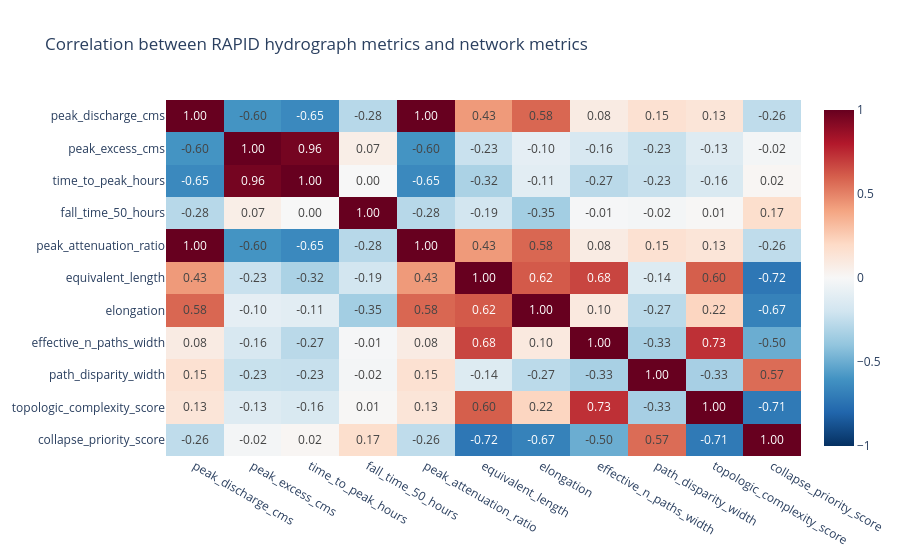

Notebook code for this chart:
### Code cell
corr_columns = [
    "peak_discharge_cms",
    "peak_excess_cms",
    "time_to_peak_hours",
    "fall_time_50_hours",
    "peak_attenuation_ratio",
    "equivalent_length",
    "elongation",
    "effective_n_paths_width",
    "path_disparity_width",
    "topologic_complexity_score",
    "collapse_priority_score",
]

corr_df = analysis.loc[analysis["unit_id"].notna(), corr_columns].apply(pd.to_numeric, errors="coerce")
corr = corr_df.corr(numeric_only=True)

px.imshow(
    corr,
    text_auto=".2f",
    aspect="auto",
    color_continuous_scale="RdBu_r",
    zmin=-1,
    zmax=1,
    title="Correlation between RAPID hydrograph metrics and network metrics",
)

### Figure 1 — Plotly figure (JSON) as saved in the notebook; plotly's stock layout.template omitted (floating-point values rounded to 4 significant figures)
{"data": [{"coloraxis": "coloraxis", "hovertemplate": "x: %{x}<br>y: %{y}<br>color: %{z}<extra></extra>", "name": "0", "texttemplate": "%{z:.2f}", "type": "heatmap", "x": ["peak_discharge_cms", "peak_excess_cms", "time_to_peak_hours", "fall_time_50_hours", "peak_attenuation_ratio", "equivalent_length", "elongation", "effective_n_paths_width", "path_disparity_width", "topologic_complexity_score", "collapse_priority_score"], "xaxis": "x", "y": ["peak_discharge_cms", "peak_excess_cms", "time_to_peak_hours", "fall_time_50_hours", "peak_attenuation_ratio", "equivalent_length", "elongation", "effective_n_paths_width", "path_disparity_width", "topologic_complexity_score", "collapse_priority_score"], "yaxis": "y", "z": [[1.0, -0.598, -0.6466, -0.2832, 1.0, 0.431, 0.5795, 0.0829, 0.1544, 0.1295, -0.2578], [-0.598, 1.0, 0.9622, 0.06617, -0.598, -0.226, -0.09636, -0.1636, -0.2281, -0.1323, -0.01956], [-0.6466, 0.9622, 1.0, -1.12e-05, -0.6466, -0.3197, -0.113, -0.2729, -0.2302, -0.159, 0.01755], [-0.2832, 0.06617, -1.12e-05, 1.0, -0.2832, -0.1914, -0.3459, -0.01207, -0.02043, 0.008949, 0.1739], [1.0, -0.598, -0.6466, -0.2832, 1.0, 0.431, 0.5795, 0.0829, 0.1544, 0.1295, -0.2578], [0.431, -0.226, -0.3197, -0.1914, 0.431, 1.0, 0.6178, 0.6751, -0.1374, 0.6039, -0.7246], [0.5795, -0.09636, -0.113, -0.3459, 0.5795, 0.6178, 1.0, 0.1009, -0.2692, 0.2167, -0.6746], [0.0829, -0.1636, -0.2729, -0.01207, 0.0829, 0.6751, 0.1009, 1.0, -0.3289, 0.7344, -0.4978], [0.1544, -0.2281, -0.2302, -0.02043, 0.1544, -0.1374, -0.2692, -0.3289, 1.0, -0.3348, 0.5663], [0.1295, -0.1323, -0.159, 0.008949, 0.1295, 0.6039, 0.2167, 0.7344, -0.3348, 1.0, -0.7094], [-0.2578, -0.01956, 0.01755, 0.1739, -0.2578, -0.7246, -0.6746, -0.4978, 0.5663, -0.7094, 1.0]]}], "layout": {"coloraxis": {"cmax": 1, "cmin": -1, "colorscale": [[0, "rgb(5,48,97)"], [0.1, "rgb(33,102,172)"], [0.2, "rgb(67,147,195)"], [0.3, "rgb(146,197,222)"], [0.4, "rgb(209,229,240)"], [0.5, "rgb(247,247,247)"], [0.6, "rgb(253,219,199)"], [0.7, "rgb(244,165,130)"], [0.8, "rgb(214,96,77)"], [0.9, "rgb(178,24,43)"], [1, "rgb(103,0,31)"]]}, "title": {"text": "Correlation between RAPID hydrograph metrics and network metrics"}, "xaxis": {"anchor": "y", "domain": [0, 1]}, "yaxis": {"anchor": "x", "autorange": "reversed", "domain": [0, 1]}}}
